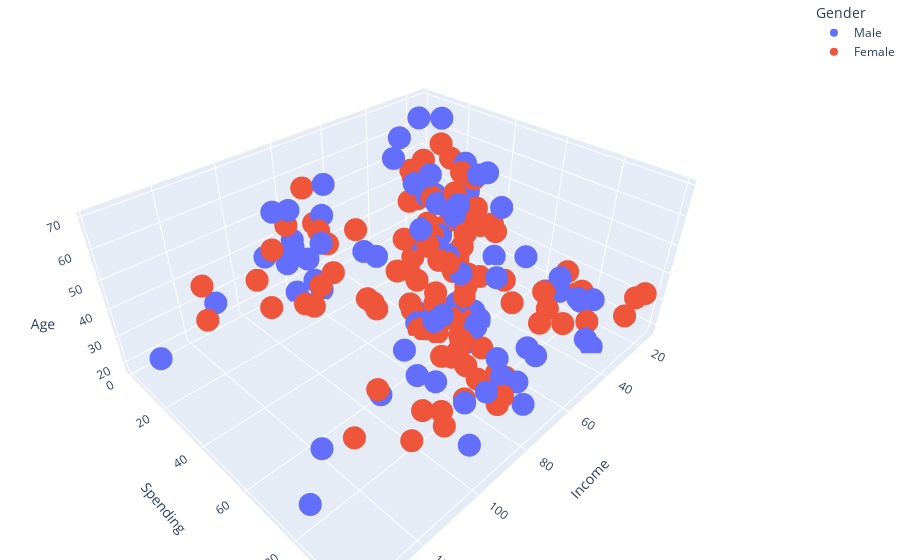

The notebook cell this image was saved under:
### Markdown cell above
Based on the scatterplot above, we can confirm that on the first cluster with low income but high spending, they are youths as the overall data there are the brightest. The second cluster with high income and high spending show slightly overall darker colour than the first cluster, indicating young-to-middle-age people who are earning their highest who are also willing to spend a lot of money on material goods. The third cluster shows a wide variety of colour, showing no visible patterns. The fourth and fifth clusters have a slightly overall darker data points than the second cluster, indicating older people may be more wiser on their spendings.

Now I will try plotting a 3D graph to illustrate how all this will look like. I will also add the gender feature to see if it can create new clusters.

### Code cell
# Plotting a 3D scatterplot with plotly express. If you get an error about nbformat wrong version, do `pip install --upgrade nbformat` and then reload vscode
fig = px.scatter_3d(customer_df, 'Income', 'Spending', 'Age', 'Gender')
fig.update_layout(margin=dict(l=0, r=0, b=0, t=0))
fig.show()

### Figure 1 — Plotly figure (JSON) as saved in the notebook; plotly's stock layout.template omitted (floating-point values rounded to 4 significant figures)
{"data": [{"hovertemplate": "Gender=Male<br>Income=%{x}<br>Spending=%{y}<br>Age=%{z}<extra></extra>", "legendgroup": "Male", "marker": {"color": "#636efa", "symbol": "circle"}, "mode": "markers", "name": "Male", "scene": "scene", "showlegend": true, "type": "scatter3d", "x": [15, 15, 19, 19, 20, 20, 21, 23, 24, 24, 25, 28, 28, 30, 33, 33, 38, 39, 42, 43, 43, 44, 46, 46, 46, 48, 48, 48, 49, 54, 54, 54, 54, 54, 54, 54, 59, 60, 60, 61, 61, 62, 62, 62, 63, 63, 63, 63, 64, 67, 69, 71, 71, 71, 71, 71, 71, 73, 73, 74, 75, 77, 77, 77, 78, 78, 78, 78, 78, 81, 85, 86, 87, 87, 87, 87, 87, 88, 88, 93, 93, 98, 99, 101, 113, 126, 137, 137], "y": [39, 81, 3, 14, 13, 79, 66, 29, 35, 73, 73, 82, 61, 4, 4, 92, 92, 36, 60, 60, 41, 46, 46, 56, 55, 51, 59, 59, 55, 47, 54, 48, 51, 55, 41, 46, 41, 49, 52, 42, 49, 59, 55, 56, 46, 43, 48, 52, 46, 56, 91, 35, 95, 11, 75, 9, 75, 5, 73, 10, 93, 12, 97, 36, 90, 17, 88, 1, 1, 5, 26, 20, 63, 13, 75, 10, 92, 15, 69, 14, 90, 15, 97, 68, 8, 74, 18, 83], "z": [19, 21, 64, 67, 37, 22, 20, 52, 35, 25, 31, 29, 35, 60, 53, 18, 24, 48, 33, 59, 47, 69, 53, 70, 19, 63, 18, 19, 70, 59, 26, 40, 57, 38, 67, 48, 18, 48, 24, 48, 20, 67, 26, 49, 54, 68, 66, 65, 19, 27, 39, 43, 40, 59, 38, 47, 39, 20, 32, 19, 32, 25, 28, 48, 34, 43, 39, 37, 34, 19, 50, 42, 32, 40, 28, 36, 36, 58, 27, 59, 35, 46, 30, 28, 33, 32, 32, 30]}, {"hovertemplate": "Gender=Female<br>Income=%{x}<br>Spending=%{y}<br>Age=%{z}<extra></extra>", "legendgroup": "Female", "marker": {"color": "#EF553B", "symbol": "circle"}, "mode": "markers", "name": "Female", "scene": "scene", "showlegend": true, "type": "scatter3d", "x": [16, 16, 17, 17, 18, 18, 19, 19, 20, 20, 21, 23, 25, 28, 28, 29, 29, 30, 33, 33, 34, 34, 37, 37, 38, 39, 39, 39, 40, 40, 40, 40, 42, 43, 43, 44, 46, 47, 47, 48, 48, 48, 49, 50, 50, 54, 54, 54, 54, 54, 57, 57, 58, 58, 59, 60, 60, 60, 60, 62, 62, 62, 63, 63, 64, 65, 65, 65, 65, 67, 67, 67, 69, 70, 70, 72, 72, 73, 73, 74, 75, 76, 76, 77, 78, 78, 78, 78, 78, 78, 78, 79, 79, 81, 85, 86, 87, 88, 88, 97, 97, 98, 99, 101, 103, 103, 103, 103, 113, 120, 120, 126], "y": [6, 77, 40, 76, 6, 94, 72, 99, 15, 77, 35, 98, 5, 14, 32, 31, 87, 73, 14, 81, 17, 73, 26, 75, 35, 61, 28, 65, 55, 47, 42, 42, 52, 54, 45, 50, 51, 52, 59, 50, 48, 47, 42, 49, 56, 53, 52, 42, 44, 57, 58, 55, 60, 46, 55, 40, 42, 47, 50, 41, 48, 42, 50, 54, 42, 48, 50, 43, 59, 43, 57, 40, 58, 29, 77, 34, 71, 88, 7, 72, 5, 40, 87, 74, 22, 20, 76, 16, 89, 78, 73, 35, 83, 93, 75, 95, 27, 13, 86, 32, 86, 88, 39, 24, 17, 85, 23, 69, 91, 16, 79, 28], "z": [20, 23, 31, 22, 35, 23, 30, 35, 58, 24, 35, 35, 46, 54, 45, 40, 23, 21, 49, 21, 42, 30, 36, 20, 65, 31, 49, 24, 50, 27, 29, 31, 49, 31, 50, 51, 27, 67, 54, 43, 68, 32, 47, 60, 60, 45, 23, 49, 46, 21, 55, 22, 34, 50, 68, 40, 32, 47, 27, 23, 49, 21, 66, 19, 38, 18, 19, 63, 49, 51, 50, 38, 40, 23, 31, 25, 31, 29, 44, 35, 57, 28, 32, 32, 34, 44, 38, 47, 27, 30, 30, 56, 29, 31, 36, 33, 36, 52, 30, 37, 32, 29, 41, 54, 41, 36, 34, 32, 38, 47, 35, 45]}], "layout": {"legend": {"title": {"text": "Gender"}, "tracegroupgap": 0}, "margin": {"b": 0, "l": 0, "r": 0, "t": 0}, "scene": {"domain": {"x": [0, 1], "y": [0, 1]}, "xaxis": {"title": {"text": "Income"}}, "yaxis": {"title": {"text": "Spending"}}, "zaxis": {"title": {"text": "Age"}}}}}
